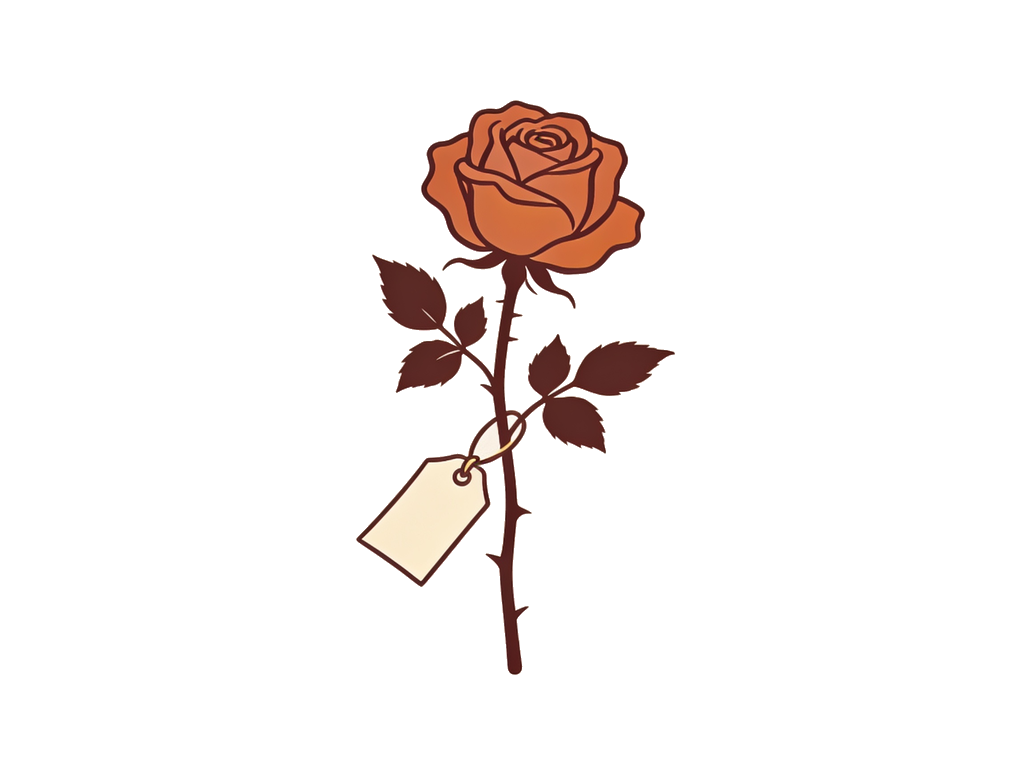
#> input picture assets/naming-rose-tag.png, 1024 x 768 px
$ python normalize_art.py ../assets/naming-rose-tag.png
#> lines starting #> are read from the running program, lines starting #| are printed output that depends on the picture
#!/usr/bin/env python3
"""Knock the background out of generated line-art images → transparent PNGs.

openart.ai gives every image a slightly different solid-ish light background, so
on the site each would show a faint rectangle. This makes the art *float*: it
removes only the **exterior, connected** background (flood-filled from the four
corners), leaving interior light fills (e.g. a cream service-window) intact.
Output is RGBA PNG, so the art sits on any page color (and a future dark mode).

Pair with docs/art-style.md (prompts ask for a plain uniform light background,
which knocks out cleanest).

Usage:
    python scripts/normalize_art.py assets/naming-rose-tag.png [more.png ...]
    python scripts/normalize_art.py --from-prompts   # all art-prompts images present in assets/
"""
import argparse
import os
import sys

from PIL import Image, ImageDraw

_SENTINEL = (255, 0, 255)  # magenta — absent from the warm-brown palette


def knockout(img, thresh=60):
    """Return an RGBA copy with the exterior background made transparent."""
    rgb = img.convert("RGB")
    w, h = rgb.size
    for corner in ((0, 0), (w - 1, 0), (0, h - 1), (w - 1, h - 1)):
        ImageDraw.floodfill(rgb, corner, _SENTINEL, thresh=thresh)
    rgba = rgb.convert("RGBA")
    transparent = (0, 0, 0, 0)
    rgba.putdata([transparent if p[:3] == _SENTINEL else p for p in rgba.getdata()])
    return rgba


def downscale(img, max_size=1024):
    """Shrink so the longest side is <= max_size (never upscales)."""
    w, h = img.size
    if max(w, h) <= max_size:
        return img
    scale = max_size / max(w, h)
    return img.resize((round(w * scale), round(h * scale)), Image.LANCZOS)


def process_file(path, thresh=60, max_size=1024):
    """Downscale (web size), knock out the background, save an optimized PNG."""
    with Image.open(path) as im:
        out = knockout(downscale(im, max_size), thresh=thresh)
    # always write PNG (alpha); if the source wasn't .png, switch the extension
    target = os.path.splitext(path)[0] + ".png"
    out.save(target, optimize=True)
    return target


def _from_prompts(root):
    import yaml
    data = yaml.safe_load(open(os.path.join(root, "assets", "art-prompts.yml"),
                                encoding="utf-8")) or {}
    names = [e["filename"] for e in data.get("images", [])]
    return [os.path.join(root, "assets", n) for n in names
            if os.path.isfile(os.path.join(root, "assets", n))]


def main(argv=None):
    ap = argparse.ArgumentParser(description=__doc__,
                                 formatter_class=argparse.RawDescriptionHelpFormatter)
    ap.add_argument("files", nargs="*", help="image files to process")
    ap.add_argument("--from-prompts", action="store_true",
                    help="process every art-prompts.yml image found in assets/")
    ap.add_argument("--thresh", type=int, default=60,
                    help="background colour tolerance (default 60)")
    ap.add_argument("--max-size", type=int, default=1024,
                    help="downscale longest side to this many px (default 1024)")
    args = ap.parse_args(argv)

    root = os.path.dirname(os.path.dirname(os.path.abspath(__file__)))
    files = list(args.files)
    if args.from_prompts:
        files += _from_prompts(root)
    if not files:
        ap.error("no files given (pass paths or --from-prompts)")

    for path in files:
        before = os.path.getsize(path) if os.path.isfile(path) else 0
        target = process_file(path, thresh=args.thresh, max_size=args.max_size)
#> in process_file, im is the input picture: PIL image 1024x768 RGBA; mean R, G, B, A 12, 7.3, 5.9, 20.2
#> in knockout, `rgb = img.convert("RGB")`:
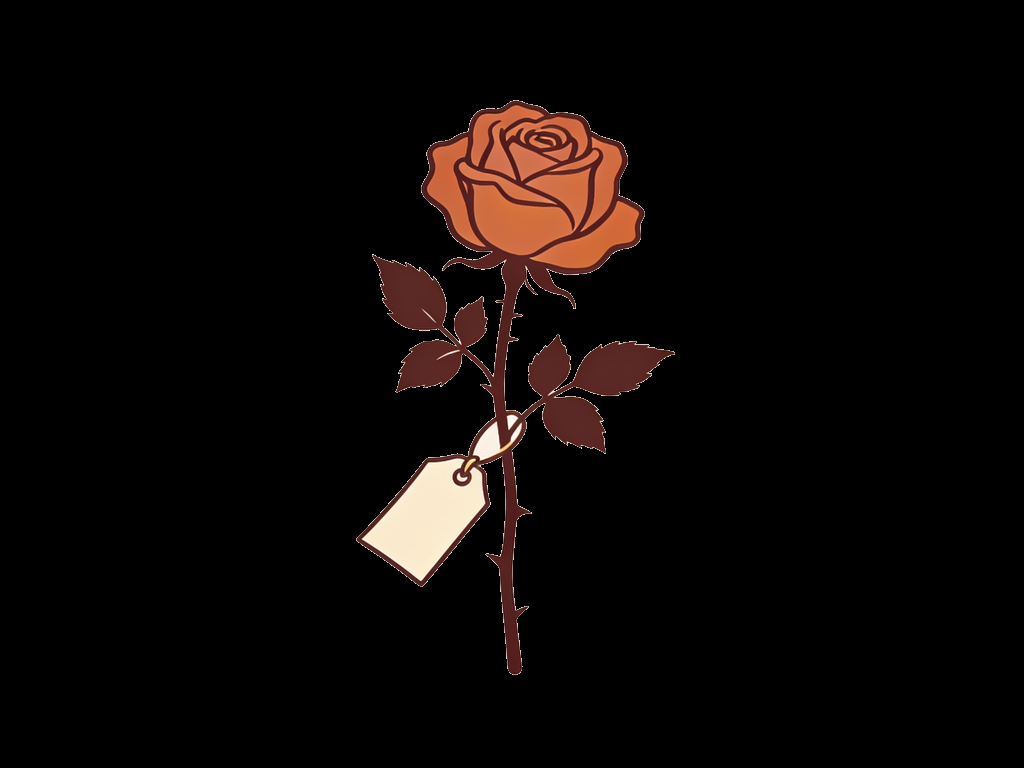
#> rgb: PIL image 1024x768 RGB; mean R, G, B 12, 7.3, 5.9
#> after the loop in knockout, `for corner in ((0, 0), (w - 1, 0), (0, h - 1), (w - 1, h - 1)):`:
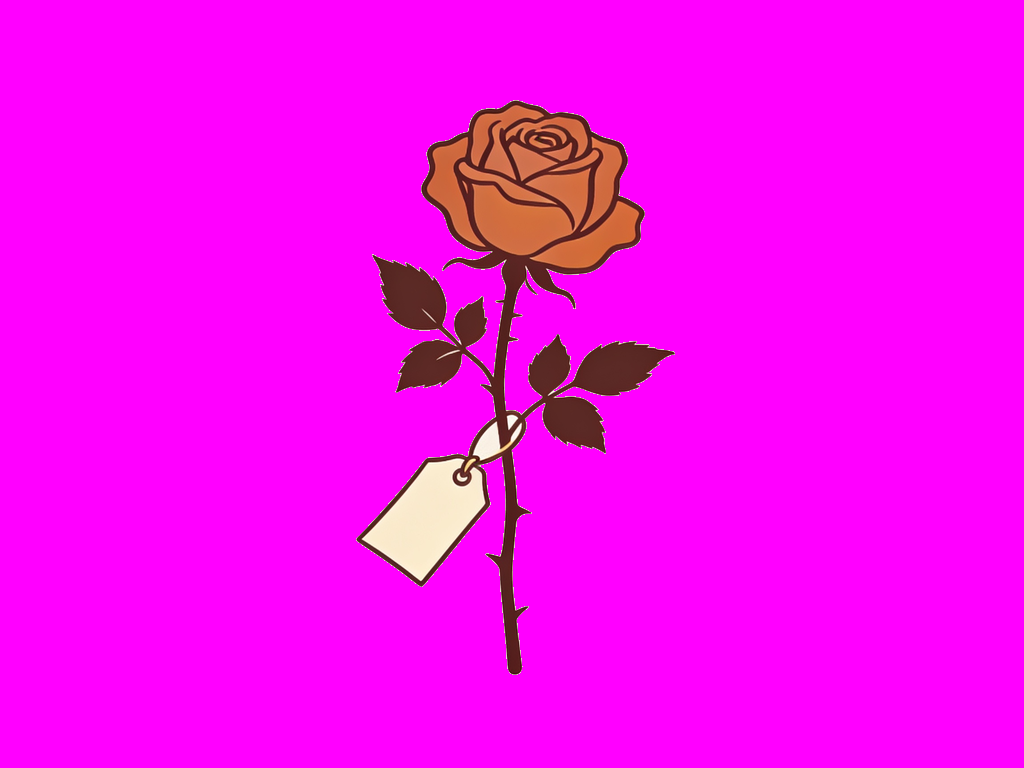
#> rgb: PIL image 1024x768 RGB; mean R, G, B 246.8, 7.3, 240.7
        after = os.path.getsize(target)
        print(f"  {os.path.basename(target)}: {before//1024} KB → {after//1024} KB transparent")


if __name__ == "__main__":
    main()

$ run again, with assets/alternative-pros-and-cons.png copied over assets/naming-rose-tag.png
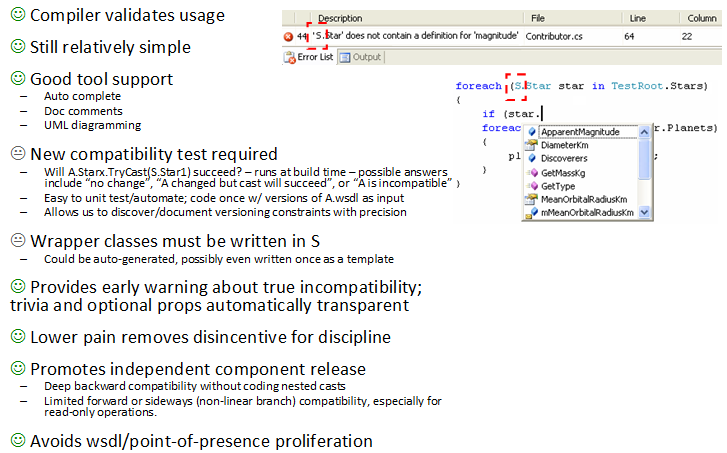
#> input picture assets/alternative-pros-and-cons.png, 727 x 453 px
#> in process_file, im is the input picture: PIL image 727x453 RGB; mean R, G, B 238.8, 238.8, 238.4
#> after the loop in knockout, `for corner in ((0, 0), (w - 1, 0), (0, h - 1), (w - 1, h - 1)):`:
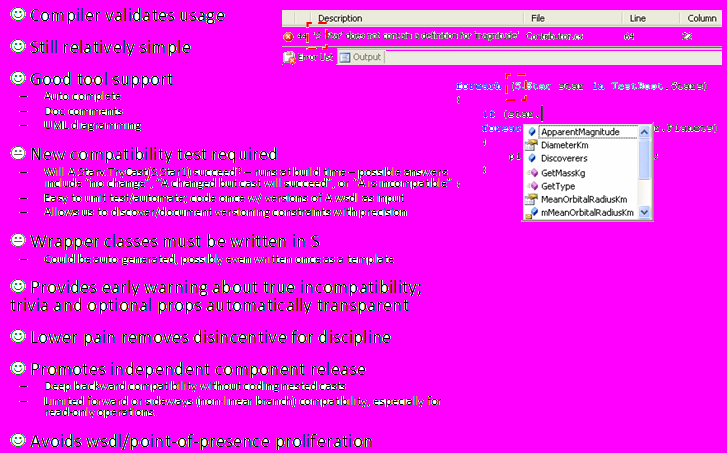
#> rgb: PIL image 727x453 RGB; mean R, G, B 239.1, 32.6, 238.7

$ run again, with assets/alternative.png copied over assets/naming-rose-tag.png
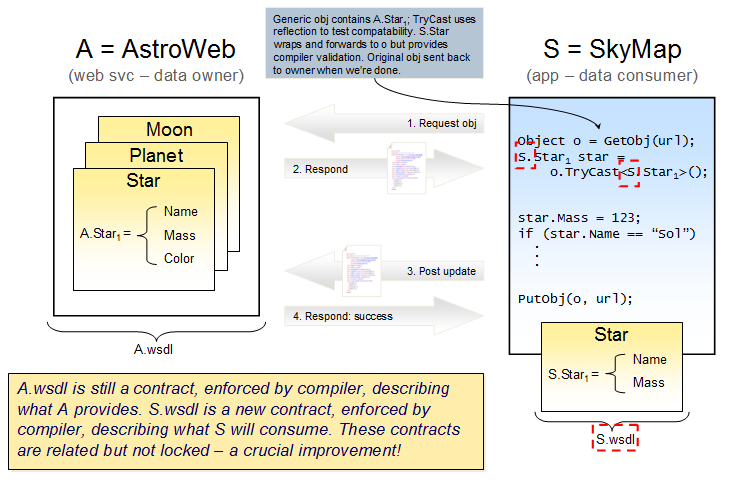
#> input picture assets/alternative.png, 731 x 480 px
#> in process_file, im is the input picture: PIL image 731x480 RGB; mean R, G, B 233.3, 232.5, 224
#> after the loop in knockout, `for corner in ((0, 0), (w - 1, 0), (0, h - 1), (w - 1, h - 1)):`:
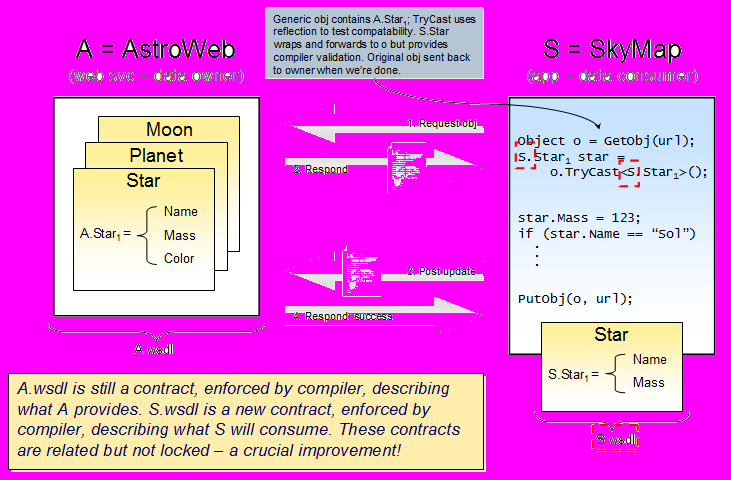
#> rgb: PIL image 731x480 RGB; mean R, G, B 233.6, 111.9, 224.3

$ run again, with assets/architect-blueprint.png copied over assets/naming-rose-tag.png
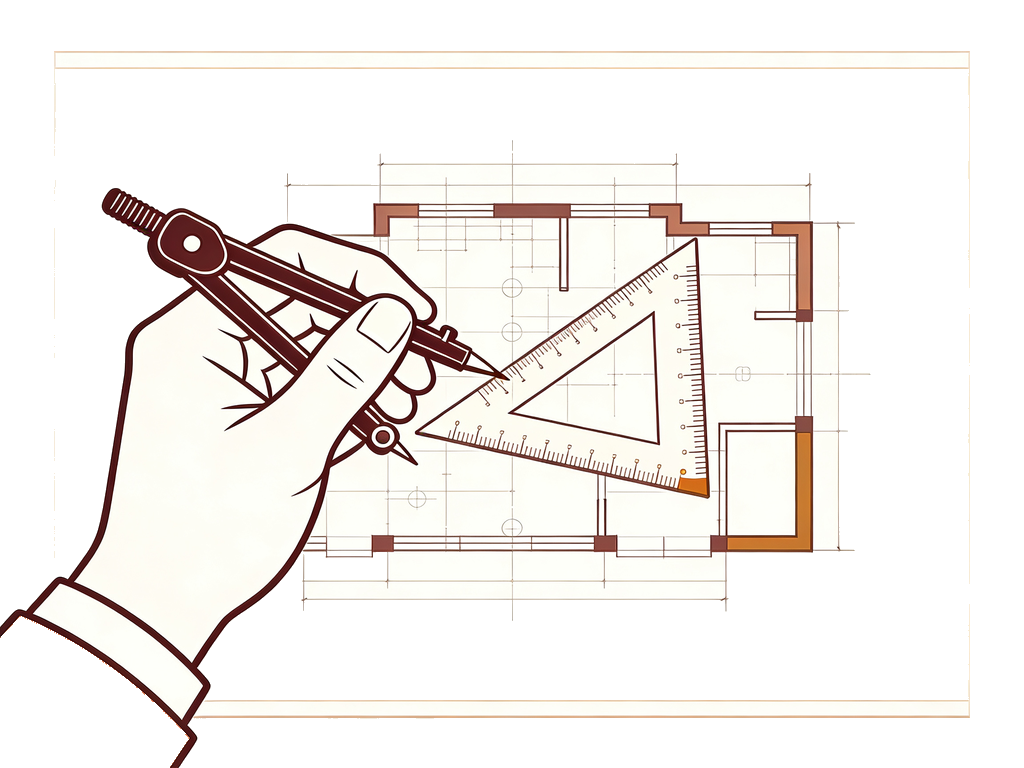
#> input picture assets/architect-blueprint.png, 1024 x 768 px
#> in process_file, im is the input picture: PIL image 1024x768 RGBA; mean R, G, B, A 96.9, 93, 89.8, 108.3
#> in knockout, `rgb = img.convert("RGB")`:
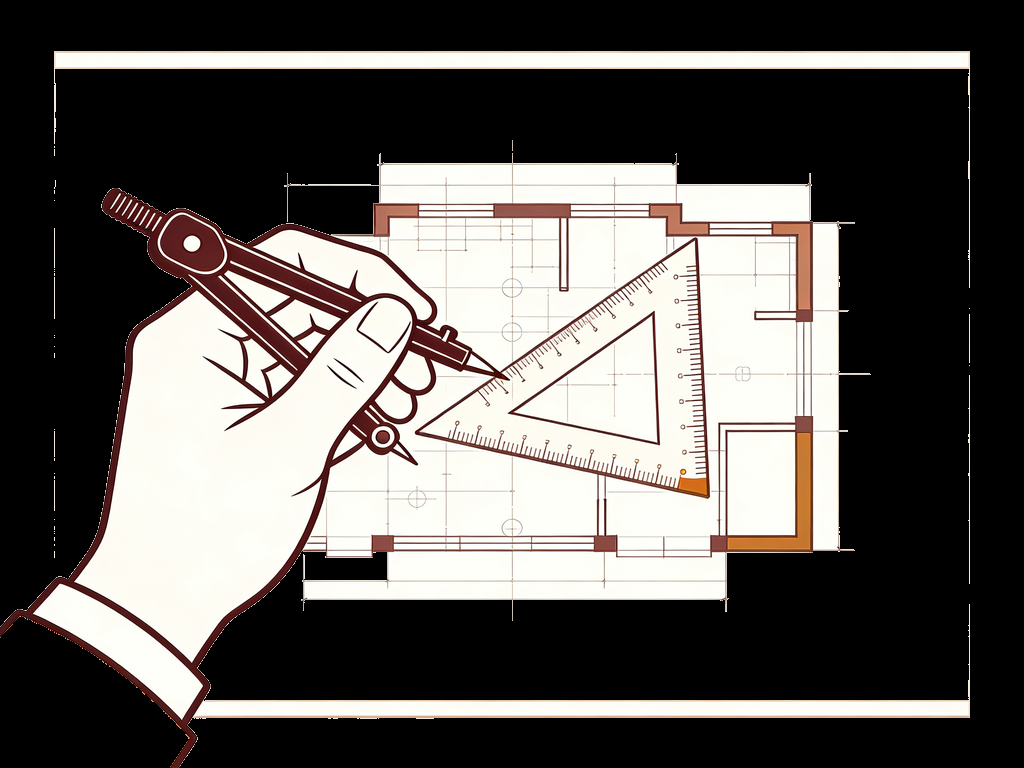
#> rgb: PIL image 1024x768 RGB; mean R, G, B 96.9, 93, 89.8
#> after the loop in knockout, `for corner in ((0, 0), (w - 1, 0), (0, h - 1), (w - 1, h - 1)):`:
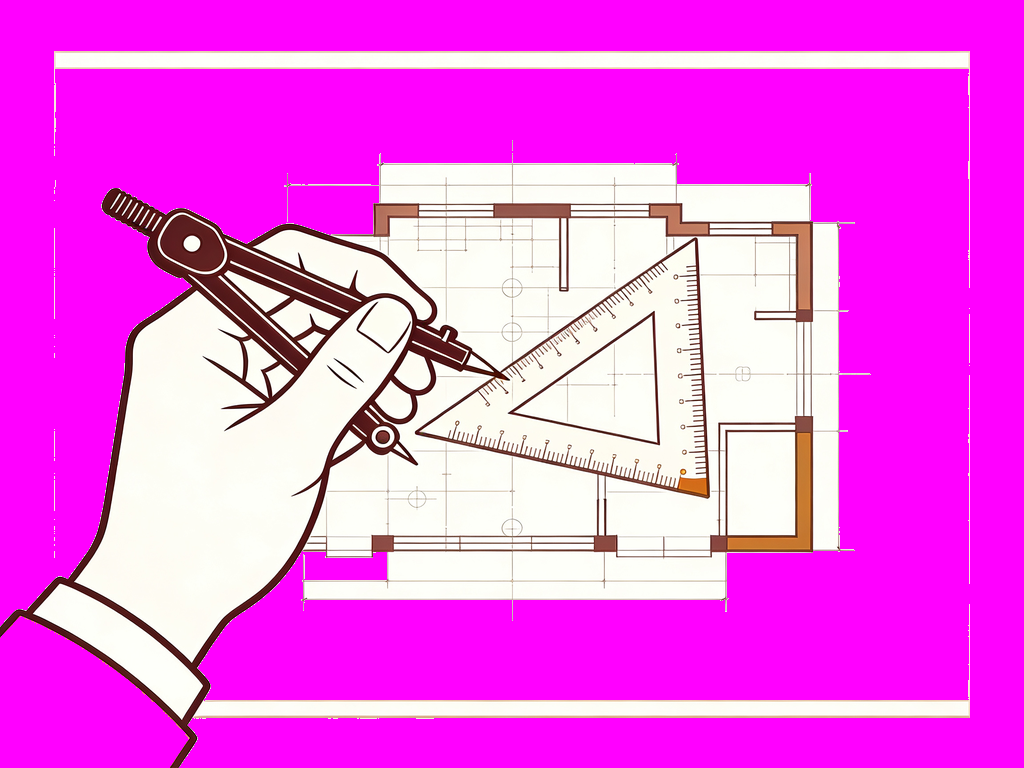
#> rgb: PIL image 1024x768 RGB; mean R, G, B 243.6, 93, 236.5
